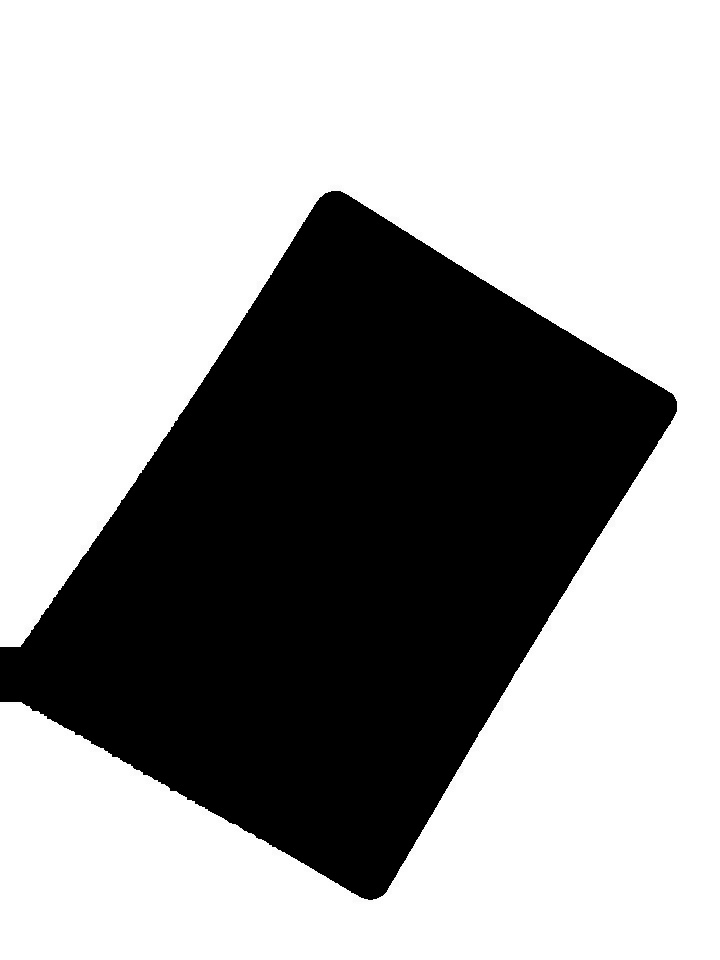
#> input picture preTreatment/test3.jpg, 720 x 960 px
$ python drawcontourtry.py
#> lines starting #> are read from the running program, lines starting #| are printed output that depends on the picture; after the words box and inside, x2 and y2 are one past the last pixel; in counts of white or black regions, pixels touching at a corner belong together
import numpy as np
import cv2

im = cv2.imread('test3.jpg')
#> im is the input picture: shape (960, 720, 3); min 0, max 255, mean 161.4
im = (255-im) #On inverse les couleurs
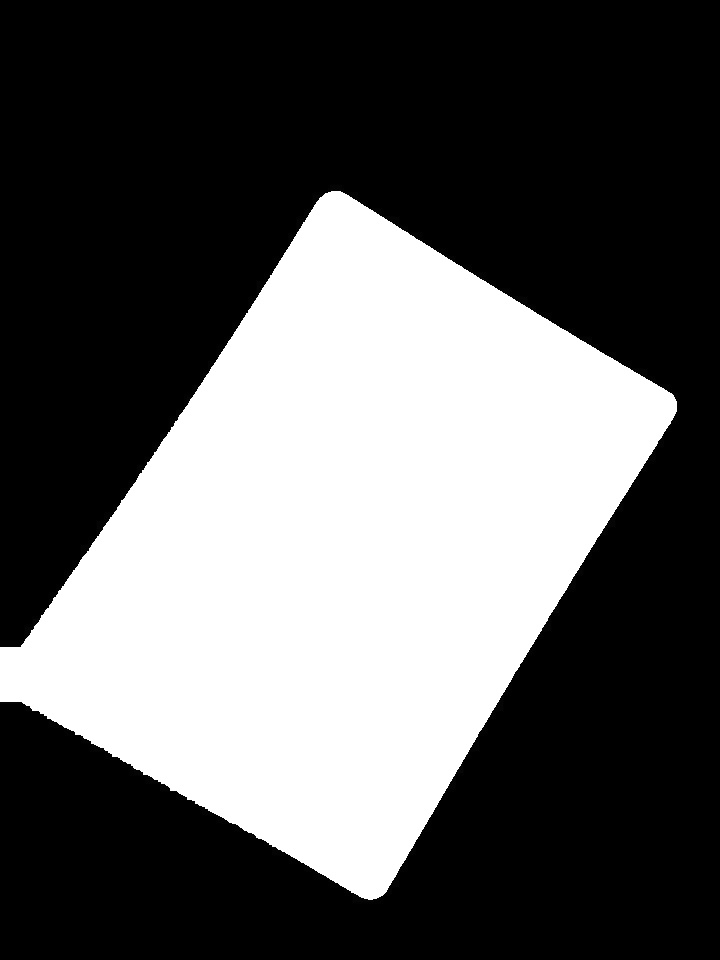
#> im: shape (960, 720, 3); min 0, max 255, mean 93.6
imgray = cv2.cvtColor(im,cv2.COLOR_BGR2GRAY)
ret,thresh = cv2.threshold(imgray,127,255,0)
#> thresh: shape (960, 720); 36.7% white; 1 white region
contours, hierarchy = cv2.findContours(thresh,cv2.RETR_TREE,cv2.CHAIN_APPROX_SIMPLE)[-2:]
#> contours = 1 contour; box (x1, y1, x2, y2) and area: (0, 191, 677, 900) 252650
areas = [cv2.contourArea(c) for c in contours]
#> areas = [252650]
max_index = np.argmax(areas)
#> max_index = 0
cnt=contours[max_index]
#> cnt = contour of 1235 points, box (x1, y1, x2, y2) (0, 191, 677, 900), area 252650

rect = cv2.minAreaRect(cnt)
#> rect = ((330.3, 542.8), (613.1, 456.6), -58.75)
box = cv2.boxPoints(rect)
#> box = [[366.4, 923.3], [-23.95, 686.5], [294.1, 162.3], [684.5, 399.2]]
box = np.int0(box)
#> box = [[366, 923], [-23, 686], [294, 162], [684, 399]]
print(box)
#| [[366 923]
#|  [-23 686]
#|  [294 162]
#|  [684 399]]
im = cv2.drawContours(im,[box],0,(0,0,255),2)

x,y,w,h = cv2.boundingRect(cnt)
#> x = 0; y = 191; w = 677; h = 709
cv2.rectangle(im,(x,y),(x+w,y+h),(0,255,0),2)
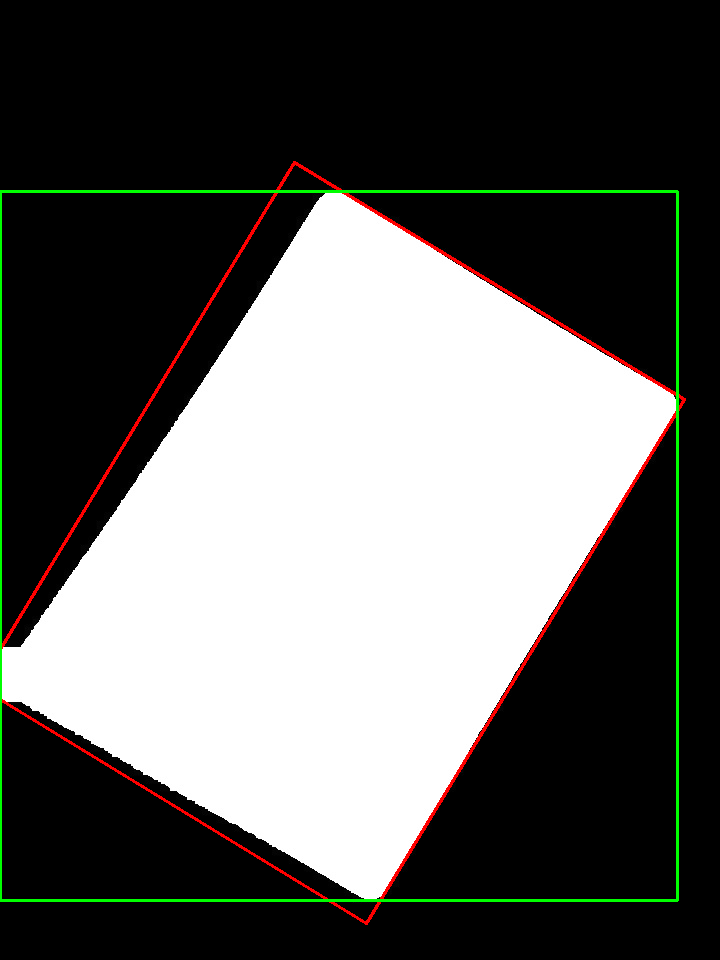
#> im: shape (960, 720, 3); mean B, G, R 93.4, 96.2, 95.8
cv2.imshow("Show",im)
cv2.waitKey()
cv2.destroyAllWindows()
#cv2.imwrite('test4.jpg', hierarchy)
